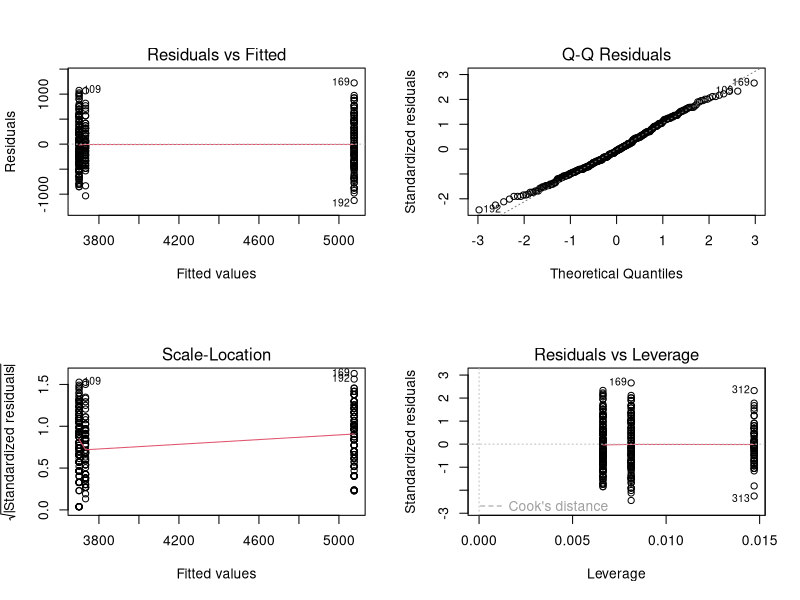
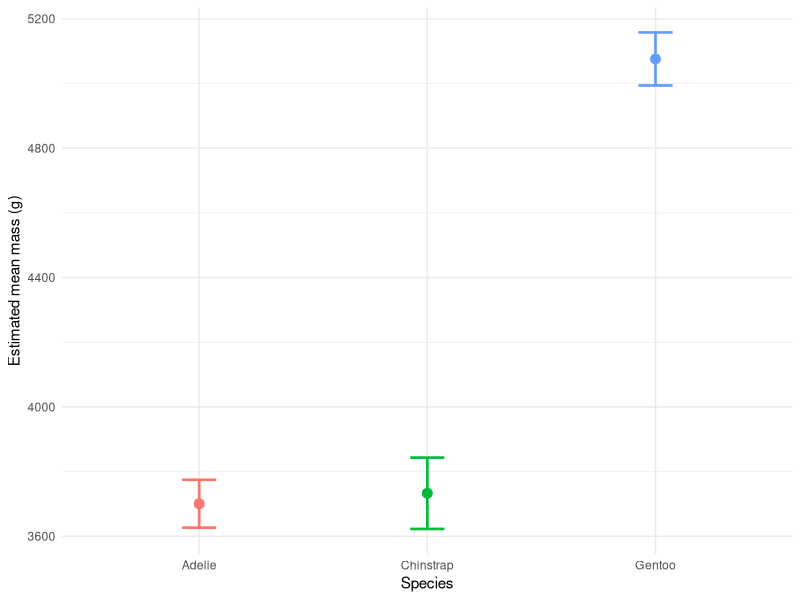

Reproduce these figures in R, in order.
## ---- chunk 1
#| echo: false
knitr::opts_chunk$set(echo = TRUE, warning = FALSE, message = FALSE)
options(width = 65)   # printed R output wraps at 65 too
## ---- chunk 2
# Load packages at the top — always -------------------
library(tidyverse)      # wrangling + ggplot2
library(palmerpenguins) # the penguins data
library(car)            # leveneTest(), Anova()
library(emmeans)        # pairwise follow-up tests
## ---- chunk 3
# The same data and model as Lecture 19 ---------------
penguins_df <- penguins %>%
  drop_na(body_mass_g, species)

mass_model <- lm(body_mass_g ~ species, data = penguins_df)
## ---- chunk 4
# What the residuals look like ------------------------
head(residuals(mass_model), 4)
## ---- chunk 5
#| fig-format: png
#| fig-width: 5.5
#| fig-height: 3.4
#| fig-alt: "Four base R diagnostic plots for the body mass by species linear model in a two by two grid: residuals versus fitted values showing three vertical stripes, a normal Q-Q plot whose points track the line closely, a scale-location plot, and residuals versus leverage."
par(mfrow = c(2, 2))
plot(mass_model)
par(mfrow = c(1, 1))
## ---- chunk 6
# Shapiro-Wilk on the RESIDUALS -----------------------
shapiro.test(residuals(mass_model))
## ---- chunk 7
# The spread of each group ----------------------------
penguins_df %>%
  group_by(species) %>%
  summarize(n    = n(),
            mean = mean(body_mass_g),
            sd   = sd(body_mass_g))
## ---- chunk 8
# H0: all groups have equal variance ------------------
leveneTest(body_mass_g ~ species, data = penguins_df)
## ---- chunk 9
# Does not assume equal variances ---------------------
oneway.test(body_mass_g ~ species,
            data = penguins_df,
            var.equal = FALSE)
## ---- chunk 10
# Estimated means + every pairwise comparison ---------
mass_emm <- emmeans(mass_model, pairwise ~ species)

mass_emm$contrasts
## ---- chunk 11
# The group means, with CIs ---------------------------
mass_emm$emmeans
## ---- chunk 12
# Groups sharing a letter are NOT different -----------
multcomp::cld(mass_emm$emmeans, Letters = letters)
## ---- chunk 13
# Non-pooled SD, Holm-adjusted ------------------------
pairwise.t.test(penguins_df$body_mass_g,
                penguins_df$species,
                pool.sd = FALSE)
## ---- chunk 14
#| fig-format: png
#| fig-height: 2.7
#| fig-alt: "Estimated marginal mean body mass with 95 percent confidence interval error bars for each penguin species. Adelie and Chinstrap sit at about 3700 grams with overlapping intervals, while Gentoo is far above at about 5080 grams with no overlap."
mass_emm_plot <- as.data.frame(mass_emm$emmeans) %>%
  ggplot(aes(x = species, y = emmean, color = species)) +
  geom_point(size = 3) +
  geom_errorbar(
    aes(ymin = lower.CL, ymax = upper.CL),
    width = 0.15, linewidth = 0.9
  ) +
  labs(x = "Species", y = "Estimated mean mass (g)") +
  theme_minimal() +
  theme(legend.position = "none")

mass_emm_plot
